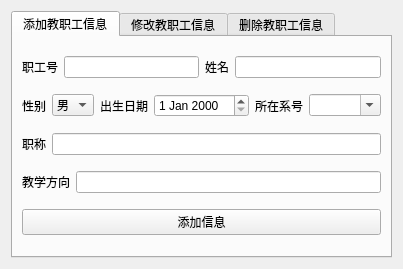
<?xml version="1.0" encoding="UTF-8"?>
<ui version="4.0">
 <class>TeacherUI</class>
 <widget class="QWidget" name="TeacherUI">
  <property name="geometry">
   <rect>
    <x>0</x>
    <y>0</y>
    <width>347</width>
    <height>246</height>
   </rect>
  </property>
  <property name="windowTitle">
   <string>Form</string>
  </property>
  <layout class="QVBoxLayout" name="verticalLayout">
   <item>
    <widget class="QTabWidget" name="tabWidget">
     <property name="currentIndex">
      <number>0</number>
     </property>
     <widget class="QWidget" name="tab">
      <attribute name="title">
       <string>添加教职工信息</string>
      </attribute>
      <layout class="QVBoxLayout" name="verticalLayout_2">
       <item>
        <layout class="QHBoxLayout" name="horizontalLayout_3">
         <item>
          <layout class="QHBoxLayout" name="horizontalLayout">
           <item>
            <widget class="QLabel" name="label">
             <property name="text">
              <string>职工号</string>
             </property>
            </widget>
           </item>
           <item>
            <widget class="QLineEdit" name="t1_no_lineEdit"/>
           </item>
          </layout>
         </item>
         <item>
          <layout class="QHBoxLayout" name="horizontalLayout_2">
           <item>
            <widget class="QLabel" name="label_2">
             <property name="text">
              <string>姓名</string>
             </property>
            </widget>
           </item>
           <item>
            <widget class="QLineEdit" name="t1_name_lineEdit"/>
           </item>
          </layout>
         </item>
        </layout>
       </item>
       <item>
        <layout class="QHBoxLayout" name="horizontalLayout_4">
         <item>
          <widget class="QLabel" name="label_3">
           <property name="sizePolicy">
            <sizepolicy hsizetype="Minimum" vsizetype="Preferred">
             <horstretch>0</horstretch>
             <verstretch>0</verstretch>
            </sizepolicy>
           </property>
           <property name="text">
            <string>性别</string>
           </property>
           <property name="alignment">
            <set>Qt::AlignLeading|Qt::AlignLeft|Qt::AlignVCenter</set>
           </property>
          </widget>
         </item>
         <item>
          <widget class="QComboBox" name="t1_sex_comboBox">
           <property name="sizePolicy">
            <sizepolicy hsizetype="Minimum" vsizetype="Fixed">
             <horstretch>0</horstretch>
             <verstretch>0</verstretch>
            </sizepolicy>
           </property>
           <item>
            <property name="text">
             <string>男</string>
            </property>
           </item>
           <item>
            <property name="text">
             <string>女</string>
            </property>
           </item>
          </widget>
         </item>
         <item>
          <widget class="QLabel" name="label_4">
           <property name="sizePolicy">
            <sizepolicy hsizetype="Minimum" vsizetype="Preferred">
             <horstretch>0</horstretch>
             <verstretch>0</verstretch>
            </sizepolicy>
           </property>
           <property name="text">
            <string>出生日期</string>
           </property>
           <property name="alignment">
            <set>Qt::AlignLeading|Qt::AlignLeft|Qt::AlignVCenter</set>
           </property>
          </widget>
         </item>
         <item>
          <widget class="QDateEdit" name="t1_birth_dateEdit">
           <property name="sizePolicy">
            <sizepolicy hsizetype="Expanding" vsizetype="Fixed">
             <horstretch>0</horstretch>
             <verstretch>0</verstretch>
            </sizepolicy>
           </property>
          </widget>
         </item>
         <item>
          <widget class="QLabel" name="label_5">
           <property name="sizePolicy">
            <sizepolicy hsizetype="Minimum" vsizetype="Preferred">
             <horstretch>0</horstretch>
             <verstretch>0</verstretch>
            </sizepolicy>
           </property>
           <property name="text">
            <string>所在系号</string>
           </property>
          </widget>
         </item>
         <item>
          <widget class="QComboBox" name="t1_sdept_comboBox">
           <property name="sizePolicy">
            <sizepolicy hsizetype="Expanding" vsizetype="Fixed">
             <horstretch>0</horstretch>
             <verstretch>0</verstretch>
            </sizepolicy>
           </property>
           <property name="editable">
            <bool>true</bool>
           </property>
          </widget>
         </item>
        </layout>
       </item>
       <item>
        <layout class="QHBoxLayout" name="horizontalLayout_5">
         <item>
          <widget class="QLabel" name="label_6">
           <property name="text">
            <string>职称</string>
           </property>
          </widget>
         </item>
         <item>
          <widget class="QLineEdit" name="t1_job_title_lineEdit"/>
         </item>
        </layout>
       </item>
       <item>
        <layout class="QHBoxLayout" name="horizontalLayout_6">
         <item>
          <widget class="QLabel" name="label_7">
           <property name="text">
            <string>教学方向</string>
           </property>
          </widget>
         </item>
         <item>
          <widget class="QLineEdit" name="t1_direction_lineEdit"/>
         </item>
        </layout>
       </item>
       <item>
        <widget class="QPushButton" name="t1_add_pushButton">
         <property name="text">
          <string>添加信息</string>
         </property>
        </widget>
       </item>
      </layout>
     </widget>
     <widget class="QWidget" name="tab_2">
      <attribute name="title">
       <string>修改教职工信息</string>
      </attribute>
      <layout class="QVBoxLayout" name="verticalLayout_3">
       <item>
        <layout class="QHBoxLayout" name="horizontalLayout_8">
         <item>
          <widget class="QLabel" name="label_8">
           <property name="text">
            <string>查询职工号</string>
           </property>
          </widget>
         </item>
         <item>
          <widget class="QLineEdit" name="t2_q_no_lineEdit"/>
         </item>
         <item>
          <widget class="QPushButton" name="t2_q_pushButton">
           <property name="text">
            <string>查询</string>
           </property>
          </widget>
         </item>
        </layout>
       </item>
       <item>
        <layout class="QHBoxLayout" name="horizontalLayout_11">
         <item>
          <widget class="QLabel" name="label_13">
           <property name="text">
            <string>职工号</string>
           </property>
          </widget>
         </item>
         <item>
          <widget class="QLineEdit" name="t2_no_lineEdit">
           <property name="enabled">
            <bool>true</bool>
           </property>
           <property name="dragEnabled">
            <bool>false</bool>
           </property>
           <property name="readOnly">
            <bool>true</bool>
           </property>
          </widget>
         </item>
        </layout>
       </item>
       <item>
        <layout class="QHBoxLayout" name="horizontalLayout_7">
         <item>
          <widget class="QLabel" name="label_12">
           <property name="text">
            <string>姓名</string>
           </property>
          </widget>
         </item>
         <item>
          <widget class="QLineEdit" name="t2_name_lineEdit">
           <property name="enabled">
            <bool>true</bool>
           </property>
          </widget>
         </item>
        </layout>
       </item>
       <item>
        <layout class="QHBoxLayout" name="horizontalLayout_9">
         <item>
          <widget class="QLabel" name="label_9">
           <property name="sizePolicy">
            <sizepolicy hsizetype="Minimum" vsizetype="Preferred">
             <horstretch>0</horstretch>
             <verstretch>0</verstretch>
            </sizepolicy>
           </property>
           <property name="text">
            <string>性别</string>
           </property>
           <property name="alignment">
            <set>Qt::AlignLeading|Qt::AlignLeft|Qt::AlignVCenter</set>
           </property>
          </widget>
         </item>
         <item>
          <widget class="QComboBox" name="t2_sex_comboBox">
           <property name="enabled">
            <bool>true</bool>
           </property>
           <property name="sizePolicy">
            <sizepolicy hsizetype="Minimum" vsizetype="Fixed">
             <horstretch>0</horstretch>
             <verstretch>0</verstretch>
            </sizepolicy>
           </property>
           <item>
            <property name="text">
             <string>男</string>
            </property>
           </item>
           <item>
            <property name="text">
             <string>女</string>
            </property>
           </item>
          </widget>
         </item>
         <item>
          <widget class="QLabel" name="label_10">
           <property name="sizePolicy">
            <sizepolicy hsizetype="Minimum" vsizetype="Preferred">
             <horstretch>0</horstretch>
             <verstretch>0</verstretch>
            </sizepolicy>
           </property>
           <property name="text">
            <string>出生日期</string>
           </property>
           <property name="alignment">
            <set>Qt::AlignLeading|Qt::AlignLeft|Qt::AlignVCenter</set>
           </property>
          </widget>
         </item>
         <item>
          <widget class="QDateEdit" name="t2_birth_dateEdit">
           <property name="enabled">
            <bool>true</bool>
           </property>
           <property name="sizePolicy">
            <sizepolicy hsizetype="Expanding" vsizetype="Fixed">
             <horstretch>0</horstretch>
             <verstretch>0</verstretch>
            </sizepolicy>
           </property>
          </widget>
         </item>
         <item>
          <widget class="QLabel" name="label_11">
           <property name="sizePolicy">
            <sizepolicy hsizetype="Minimum" vsizetype="Preferred">
             <horstretch>0</horstretch>
             <verstretch>0</verstretch>
            </sizepolicy>
           </property>
           <property name="text">
            <string>所在系号</string>
           </property>
          </widget>
         </item>
         <item>
          <widget class="QComboBox" name="t2_sdept_comboBox">
           <property name="enabled">
            <bool>true</bool>
           </property>
           <property name="sizePolicy">
            <sizepolicy hsizetype="Expanding" vsizetype="Fixed">
             <horstretch>0</horstretch>
             <verstretch>0</verstretch>
            </sizepolicy>
           </property>
           <property name="editable">
            <bool>true</bool>
           </property>
          </widget>
         </item>
        </layout>
       </item>
       <item>
        <layout class="QHBoxLayout" name="horizontalLayout_10">
         <item>
          <widget class="QLabel" name="label_14">
           <property name="text">
            <string>职称</string>
           </property>
          </widget>
         </item>
         <item>
          <widget class="QLineEdit" name="t2_job_title_lineEdit"/>
         </item>
        </layout>
       </item>
       <item>
        <layout class="QHBoxLayout" name="horizontalLayout_12">
         <item>
          <widget class="QLabel" name="label_15">
           <property name="text">
            <string>教学方向</string>
           </property>
          </widget>
         </item>
         <item>
          <widget class="QLineEdit" name="t2_direction_lineEdit"/>
         </item>
        </layout>
       </item>
       <item>
        <widget class="QPushButton" name="t2_m_pushButton">
         <property name="enabled">
          <bool>true</bool>
         </property>
         <property name="text">
          <string>修改信息</string>
         </property>
        </widget>
       </item>
      </layout>
     </widget>
     <widget class="QWidget" name="tab_3">
      <attribute name="title">
       <string>删除教职工信息</string>
      </attribute>
      <layout class="QVBoxLayout" name="verticalLayout_4">
       <item>
        <widget class="QGroupBox" name="groupBox_10">
         <property name="title">
          <string>选择教职工</string>
         </property>
         <layout class="QVBoxLayout" name="verticalLayout_14">
          <item>
           <widget class="QScrollArea" name="t3_scrollArea">
            <property name="widgetResizable">
             <bool>true</bool>
            </property>
            <widget class="QWidget" name="t3_scrollAreaWidgetContents">
             <property name="geometry">
              <rect>
               <x>0</x>
               <y>0</y>
               <width>299</width>
               <height>149</height>
              </rect>
             </property>
            </widget>
           </widget>
          </item>
         </layout>
        </widget>
       </item>
       <item>
        <widget class="QPushButton" name="t3_pushButton">
         <property name="text">
          <string>删除选定教职工</string>
         </property>
        </widget>
       </item>
      </layout>
     </widget>
    </widget>
   </item>
  </layout>
 </widget>
 <resources/>
 <connections/>
</ui>
